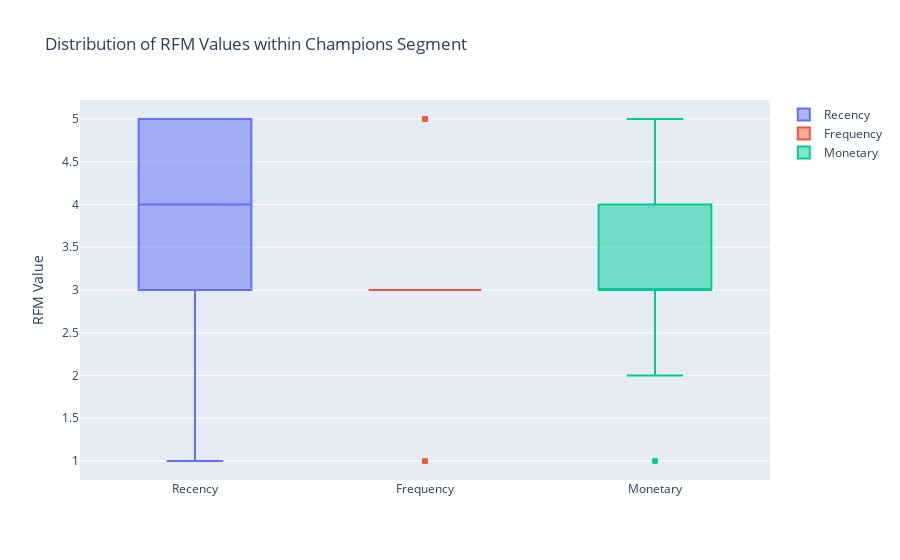

Here is the notebook cell this chart was saved with:
### Code cell
# Filter the data to include only the customers in the Champions segment
champions_segment = data[data['RFM Customer Segments'] == 'Champions']

fig = go.Figure()
fig.add_trace(go.Box(y=champions_segment['RecencyScore'], name='Recency'))
fig.add_trace(go.Box(y=champions_segment['FrequencyScore'], name='Frequency'))
fig.add_trace(go.Box(y=champions_segment['MonetaryScore'], name='Monetary'))

fig.update_layout(title='Distribution of RFM Values within Champions Segment',
                  yaxis_title='RFM Value',
                  showlegend=True)

fig.show()

### Figure 1 — Plotly figure (JSON) as saved in the notebook; plotly's stock layout.template omitted (floating-point values rounded to 4 significant figures)
{"data": [{"name": "Recency", "type": "box", "y": [1, 1, 2, 2, 2, 2, 2, 2, 2, 2, 3, 3, 3, 3, 3, 3, 3, 3, 3, 3, 3, 3, 3, 3, 3, 3, 4, 4, 4, 4, 4, 4, 4, 4, 4, 4, 5, 5, 5, 5, 5, 5, 5, 5, 5, 5, 5, 5, 5, 5, 5, 5, 5, 5, 5, 5, 5, 5, 5, 5, 5, 5]}, {"name": "Frequency", "type": "box", "y": [5, 5, 3, 5, 5, 3, 5, 3, 3, 5, 3, 3, 3, 3, 3, 3, 3, 3, 5, 3, 3, 3, 3, 3, 5, 3, 3, 3, 3, 3, 3, 3, 3, 3, 3, 3, 3, 3, 3, 3, 3, 3, 1, 3, 5, 1, 3, 3, 3, 3, 3, 1, 3, 3, 3, 1, 3, 3, 1, 3, 1, 1]}, {"name": "Monetary", "type": "box", "y": [5, 5, 4, 5, 3, 4, 3, 4, 4, 3, 4, 4, 3, 3, 3, 4, 3, 4, 5, 3, 4, 3, 3, 3, 5, 3, 2, 2, 2, 3, 3, 4, 4, 2, 2, 4, 3, 3, 4, 3, 4, 2, 3, 1, 5, 3, 3, 1, 1, 3, 3, 3, 3, 2, 3, 3, 3, 4, 3, 3, 3, 3]}], "layout": {"showlegend": true, "title": {"text": "Distribution of RFM Values within Champions Segment"}, "yaxis": {"title": {"text": "RFM Value"}}}}
